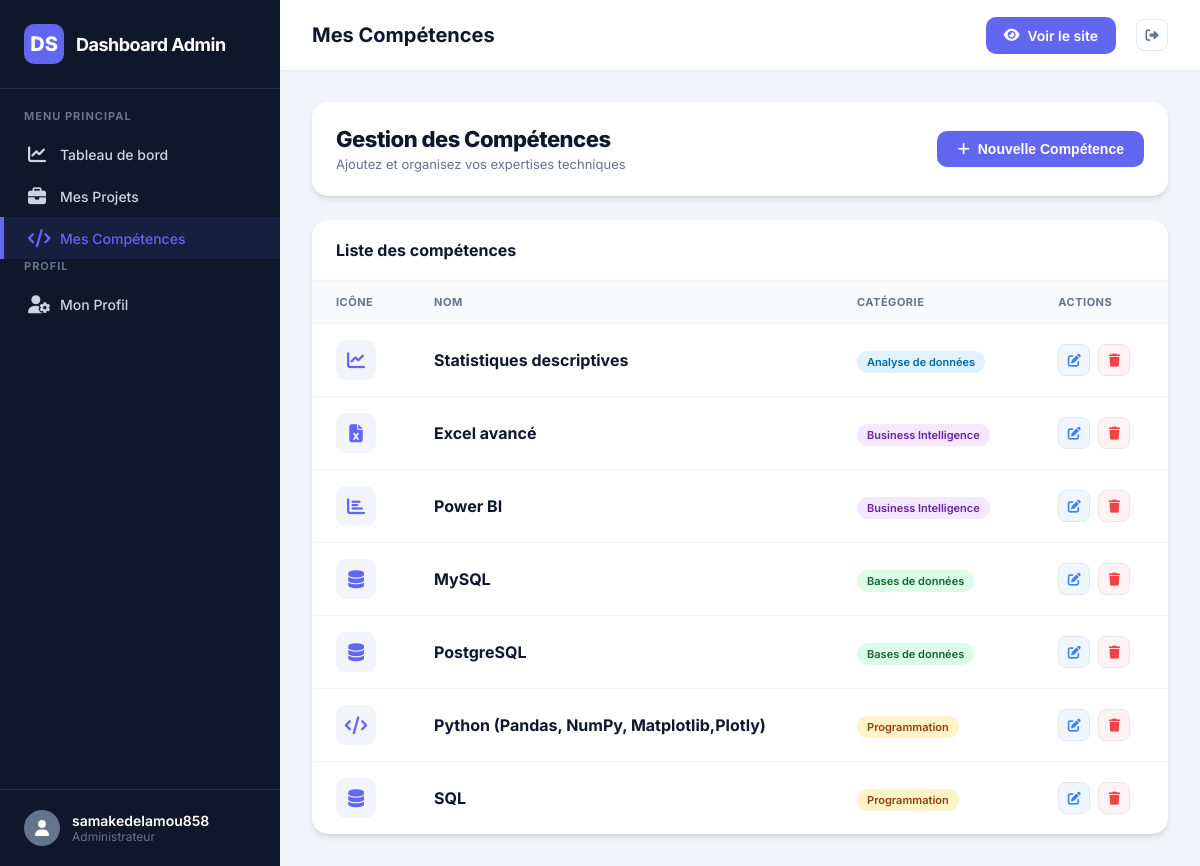
Screenshot of /dashboard/skills/ (signed in) with the database file from the repository.
### home/models.py (models this page shows, shortened)
class Skill(models.Model):
    CATEGORY_CHOICES = [
        ('analysis', 'Analyse de données'),
        ('programming', 'Programmation'),
        ('database', 'Bases de données'),
        ('bi', 'Business Intelligence'),
    ]
    name = models.CharField(max_length=100)
    category = models.CharField(max_length=20, choices=CATEGORY_CHOICES)
    icon = models.CharField(max_length=50, default="fas fa-chart-line")
    created_at = models.DateTimeField(auto_now_add=True)

### home/views.py (the view)
# urls.py: path('dashboard/skills/', views.manage_skills, name='dashboard_skills'),
@login_required
def manage_skills(request):
    if request.method == 'POST':
        form = SkillForm(request.POST)
        if form.is_valid():
            form.save()
            messages.success(request, "Compétence ajoutée avec succès !")
            return redirect('dashboard_skills')
        else:
            messages.error(request, "Erreur lors de l'ajout de la compétence.")
    else:
        form = SkillForm()
    skills = Skill.objects.all().order_by('category', 'name')
    return render(request, 'home/skill_manage.html', {
        'skills': skills,
        'form': form
    })

### home/templates/home/skill_manage.html (shortened to what this page needs)
{% extends 'home/dashboard_base.html' %}
{% load static %}
{% block header_title %}Mes Compétences{% endblock %}
{% block extra_css %}
<link rel="stylesheet" href="{% static 'home/css/dashboard_projects.css' %}">
{% endblock %}
{% block content %}
<div class="manage-projects-wrapper">
    <div class="page-header">
        <div class="header-info">
            <h2 class="page-title">Gestion des Compétences</h2>
            <p class="page-subtitle">Ajoutez et organisez vos expertises techniques</p>
        </div>
        <button class="btn-primary-dashboard" onclick="document.getElementById('add-skill-modal').style.display='flex'">
            <i class="fas fa-plus"></i> Nouvelle Compétence
        </button>
    </div>
    <div class="content-card">
        <div class="card-header">
            <h3>Liste des compétences</h3>
        </div>
        <div class="table-responsive">
            <table class="modern-table">
                <thead>
                    <tr>
                        <th>Icône</th>
                        <th>Nom</th>
                        <th>Catégorie</th>
                        <th>Actions</th>
                    </tr>
                </thead>
                <tbody>
                    {% for skill in skills %}
                    <tr>
                        <td>
                            <div class="skill-icon-preview">
                                <i class="{{ skill.icon }}"></i>
                            </div>
                        </td>
                        <td><strong>{{ skill.name }}</strong></td>
                        <td>
                            <span class="category-badge badge-{{ skill.category }}">
                                {{ skill.get_category_display }}
                            </span>
                        </td>
                        <td>
                            <div class="table-actions">
                                <a href="{% url 'dashboard_skill_edit' skill.pk %}" class="action-btn edit" title="Modifier">
                                    <i class="fas fa-edit"></i>
                                </a>
                                <a href="{% url 'dashboard_skill_delete' skill.pk %}" class="action-btn delete" title="Supprimer">
                                    <i class="fas fa-trash"></i>
                                </a>
                            </div>
                        </td>
                    </tr>
                    {% endfor %}
                </tbody>
            </table>
        </div>
    </div>
</div>
{% endblock %}

### home/templates/home/dashboard_base.html (shortened to what this page needs)
{% load static %}
<!DOCTYPE html>
<html lang="fr">
<head>
    <link href="https://cdnjs.cloudflare.com/ajax/libs/font-awesome/6.4.0/css/all.min.css" rel="stylesheet">
    {% block extra_css %}{% endblock %}
</head>
<body>
    <div class="dashboard-container">
        <aside class="sidebar" id="sidebar">
            <div class="sidebar-header">
                <div class="logo-box">DS</div>
                <span class="sidebar-title">Dashboard Admin</span>
            </div>
            <nav class="sidebar-nav">
                <div class="nav-label">Menu Principal</div>
                <a href="{% url 'dashboard' %}" class="nav-link {% if request.resolver_match.url_name == 'dashboard' %}active{% endif %}">
                    <i class="fa-solid fa-chart-line"></i>
                    Tableau de bord
                </a>
                <a href="{% url 'dashboard_projects' %}" class="nav-link {% if 'projects' in request.path %}active{% endif %}">
                    <i class="fa-solid fa-briefcase"></i>
                    Mes Projets
                </a>
                <a href="{% url 'dashboard_skills' %}" class="nav-link {% if 'skills' in request.path %}active{% endif %}">
                    <i class="fa-solid fa-code"></i>
                    Mes Compétences
                </a>
                <div class="nav-label">Profil</div>
                <a href="{% url 'dashboard_settings' %}" class="nav-link {% if 'settings' in request.path %}active{% endif %}">
                    <i class="fa-solid fa-user-gear"></i>
                    Mon Profil
                </a>
            </nav>
            <div class="sidebar-footer">
                <a href="{% url 'home' %}" class="user-profile">
                    <div class="user-avatar">
                        <i class="fa-solid fa-user"></i>
                    </div>
                    <div class="user-info">
                        <span class="name">{{ user.username }}</span>
                        <span class="role">Administrateur</span>
                    </div>
                </a>
            </div>
        </aside>
        <main class="main-content">
            <header class="top-header">
                <div class="header-left">
                    <h2 style="font-size: 20px; font-weight: 700;">{% block header_title %}Overview{% endblock %}</h2>
                </div>
                <div class="header-actions">
                    <a href="{% url 'home' %}" class="btn-view-site">
                        <i class="fa-solid fa-eye"></i>
                        Voir le site
                    </a>
                    <form action="{% url 'logout' %}" method="post" style="display: inline;">
                        <button type="submit" class="action-btn" title="Déconnexion">
                            <i class="fa-solid fa-right-from-bracket"></i>
                        </button>
                    </form>
                </div>
            </header>
            <div class="content-body">
                {% block content %}{% endblock %}
            </div>
        </main>
    </div>
</body>
</html>

### home/static/home/css/dashboard_projects.css (style rules this page uses)
.page-header { display: flex; justify-content: space-between; align-items: center; margin-bottom: 24px; background: white; padding: 24px; border-radius: 16px; box-shadow: var(--card-shadow); }
.page-title { font-size: 22px; font-weight: 800; color: var(--dark); letter-spacing: -0.5px; margin: 0; }
.page-subtitle { color: var(--secondary); font-size: 13px; margin-top: 4px; }
.btn-primary-dashboard { background: var(--primary); color: white; border: none; padding: 10px 20px; border-radius: 10px; font-weight: 600; font-size: 14px; display: inline-flex; align-items: center; gap: 8px; cursor: pointer; transition: var(--transition); text-decoration: none; white-space: nowrap; }
.content-card { background: white; border-radius: 16px; box-shadow: var(--card-shadow); overflow: hidden; }
.card-header { padding: 20px 24px; border-bottom: 1px solid #f1f5f9; display: flex; justify-content: space-between; align-items: center; flex-wrap: wrap; gap: 16px; }
.card-header h3 { font-size: 16px; font-weight: 700; color: var(--dark); margin: 0; }
.table-responsive { width: 100%; overflow-x: auto; }
.modern-table { width: 100%; border-collapse: collapse; min-width: 800px; }
.modern-table th { text-align: left; padding: 14px 24px; background: #f8fafc; color: var(--secondary); font-size: 11px; font-weight: 700; text-transform: uppercase; letter-spacing: 0.5px; border-bottom: 1px solid #f1f5f9; }
.modern-table td { padding: 16px 24px; border-bottom: 1px solid #f1f5f9; vertical-align: middle; }
.modern-table tr:last-child td { border-bottom: none; }
.table-actions { display: flex; gap: 8px; }
.action-btn { width: 32px; height: 32px; border-radius: 8px; display: flex; align-items: center; justify-content: center; transition: var(--transition); text-decoration: none; font-size: 13px; }
.action-btn.edit { background: #eff6ff; color: #3b82f6; }
.action-btn.delete { background: #fef2f2; color: #ef4444; }

### home/templates/home/skill_manage.html (style rules this page uses)
.skill-icon-preview { width: 40px; height: 40px; background: #f1f5f9; border-radius: 10px; display: flex; align-items: center; justify-content: center; color: var(--primary); font-size: 18px; }
.category-badge { padding: 4px 10px; border-radius: 20px; font-size: 11px; font-weight: 600; }
.badge-analysis { background: #e0f2fe; color: #0369a1; }
.badge-programming { background: #fef3c7; color: #92400e; }
.badge-database { background: #dcfce7; color: #166534; }
.badge-bi { background: #f3e8ff; color: #6b21a8; }

### rows the page displays
Skill: name "Statistiques descriptives", category "Analyse de données"
Skill: name "Excel avancé", category "Business Intelligence"
Skill: name "Power BI", category "Business Intelligence"
Skill: name "MySQL", category "Bases de données"
Skill: name "PostgreSQL", category "Bases de données"
Skill: name "Python (Pandas, NumPy, Matplotlib,Plotly)", category "Programmation"
Skill: name "SQL", category "Programmation"

### other values shown
{{ user.username }} "samakedelamou858"
